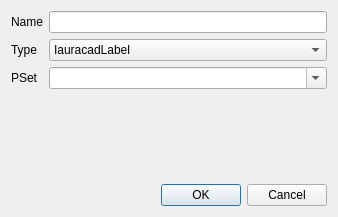
<?xml version="1.0" encoding="UTF-8"?>
<ui version="4.0">
 <class>Dialog</class>
 <widget class="QDialog" name="Dialog">
  <property name="geometry">
   <rect>
    <x>0</x>
    <y>0</y>
    <width>338</width>
    <height>217</height>
   </rect>
  </property>
  <property name="windowTitle">
   <string>Add Iauracad Property</string>
  </property>
  <layout class="QGridLayout" name="gridLayout">
   <item row="5" column="1">
    <widget class="QDialogButtonBox" name="buttonBox">
     <property name="orientation">
      <enum>Qt::Horizontal</enum>
     </property>
     <property name="standardButtons">
      <set>QDialogButtonBox::Cancel|QDialogButtonBox::Ok</set>
     </property>
    </widget>
   </item>
   <item row="4" column="0">
    <spacer name="verticalSpacer">
     <property name="orientation">
      <enum>Qt::Vertical</enum>
     </property>
     <property name="sizeHint" stdset="0">
      <size>
       <width>20</width>
       <height>40</height>
      </size>
     </property>
    </spacer>
   </item>
   <item row="2" column="1">
    <widget class="QComboBox" name="field_type">
     <item>
      <property name="text">
       <string>IauracadLabel</string>
      </property>
     </item>
     <item>
      <property name="text">
       <string>IauracadBoolean</string>
      </property>
     </item>
     <item>
      <property name="text">
       <string>IauracadInteger</string>
      </property>
     </item>
     <item>
      <property name="text">
       <string>IauracadReal</string>
      </property>
     </item>
     <item>
      <property name="text">
       <string>IauracadLengthMeasure</string>
      </property>
     </item>
     <item>
      <property name="text">
       <string>IauracadAreaMeasure</string>
      </property>
     </item>
    </widget>
   </item>
   <item row="0" column="1">
    <widget class="QLineEdit" name="field_name"/>
   </item>
   <item row="2" column="0">
    <widget class="QLabel" name="label">
     <property name="text">
      <string>Type</string>
     </property>
    </widget>
   </item>
   <item row="0" column="0">
    <widget class="QLabel" name="label_2">
     <property name="text">
      <string>Name</string>
     </property>
    </widget>
   </item>
   <item row="3" column="0">
    <widget class="QLabel" name="label_3">
     <property name="text">
      <string>PSet</string>
     </property>
    </widget>
   </item>
   <item row="3" column="1">
    <widget class="QComboBox" name="field_pset">
     <property name="editable">
      <bool>true</bool>
     </property>
    </widget>
   </item>
  </layout>
 </widget>
 <resources/>
 <connections>
  <connection>
   <sender>buttonBox</sender>
   <signal>accepted()</signal>
   <receiver>Dialog</receiver>
   <slot>accept()</slot>
   <hints>
    <hint type="sourcelabel">
     <x>248</x>
     <y>254</y>
    </hint>
    <hint type="destinationlabel">
     <x>157</x>
     <y>274</y>
    </hint>
   </hints>
  </connection>
  <connection>
   <sender>buttonBox</sender>
   <signal>rejected()</signal>
   <receiver>Dialog</receiver>
   <slot>reject()</slot>
   <hints>
    <hint type="sourcelabel">
     <x>316</x>
     <y>260</y>
    </hint>
    <hint type="destinationlabel">
     <x>286</x>
     <y>274</y>
    </hint>
   </hints>
  </connection>
 </connections>
</ui>
